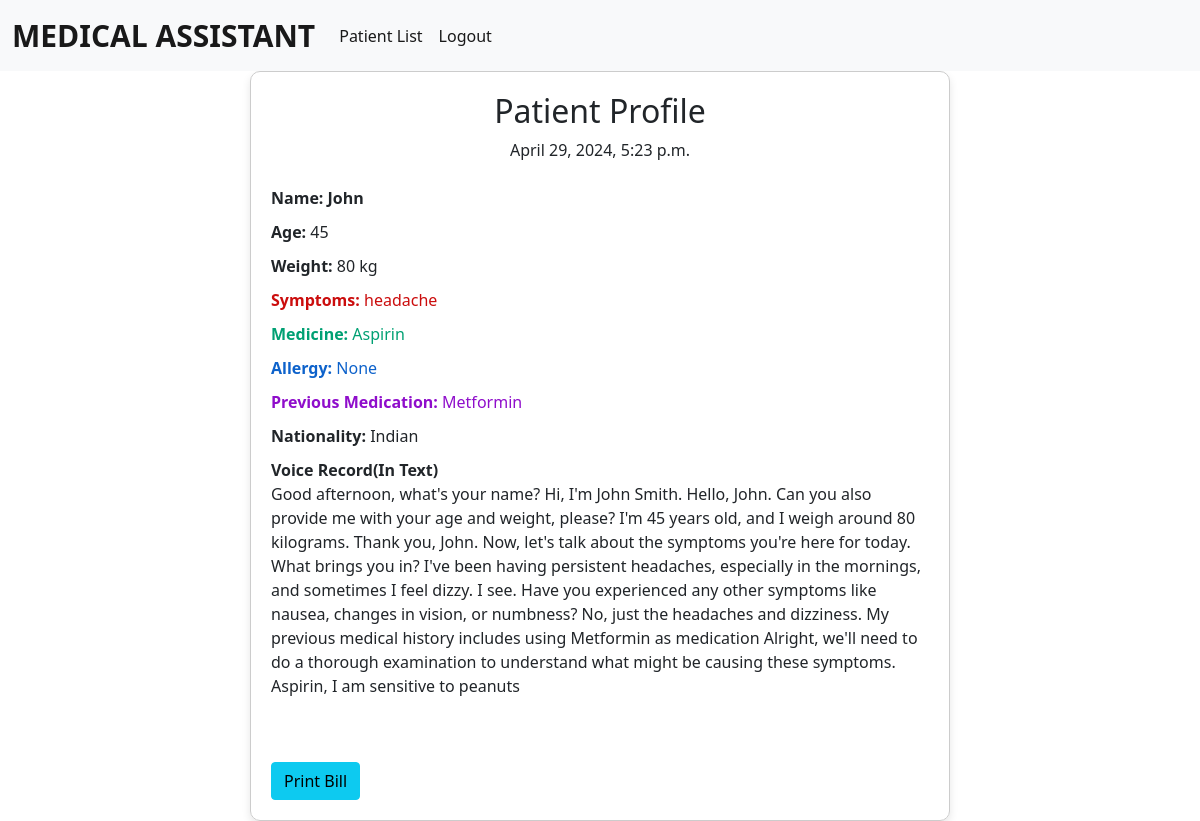
/patientprofile/2, run on the app's committed database.
### app/models.py (models this page shows)
class PatentData(models.Model):
    name = models.CharField(max_length=100, null=True)
    age = models.CharField(max_length=100, null=True)
    medicine = models.CharField(max_length=100, null=True)
    allergy = models.CharField(max_length=100, null=True)
    previous_medication = models.CharField(max_length=100, null=True)
    weight = models.CharField(max_length=100, null=True)
    symptoms = models.TextField(null=True)
    recdata = models.TextField(null=True)
    created_at = models.DateTimeField(auto_now_add=True)

### app/views.py (the view)
# urls.py: path('patientprofile/<int:idd>', views.patientprofile, name='patientprofile'),
def patientprofile(request,idd):
    pdata = PatentData.objects.get(id=idd)
    return render(request, 'patientprofile.html',{"pdata":pdata})

### template/patientprofile.html (shortened to what this page needs)
{% load static %}
<!DOCTYPE html>
<html lang="en">
<head>
    <link href="https://cdn.jsdelivr.net/npm/bootstrap@5.0.2/dist/css/bootstrap.min.css" rel="stylesheet">
</head>
<body>
     <nav class="navbar navbar-expand-lg navbar-light bg-light">
      <div class="container-fluid">
        <a class="navbar-brand" href="#" style="font-weight: bold; font-size: 30px;">MEDICAL ASSISTANT   </a>
        <div class="collapse navbar-collapse" id="navbarSupportedContent">
          <ul class="navbar-nav me-auto mb-2 mb-lg-0">
            <li class="nav-item">
              <a class="nav-link active" aria-current="page" href="{% url 'patientlist' %}">Patient List</a>
            </li>
            <li class="nav-item">
              <a class="nav-link active" aria-current="page" href="{% url 'index' %}">Logout</a>
            </li>
          </ul>
        </div>
      </div>
    </nav>
  <div class="container">
    <div class="profile-card">
      <h2 class="text-center">Patient Profile</h2>
        <p class="text-center  mb-4">{{ pdata.created_at}}</p>
      <div class="profile-field" style="font-weight: bold;">
        <strong>Name:</strong> {{pdata.name}}
      </div>
      <div class="profile-field">
        <strong>Age:</strong> {{pdata.age}}
      </div>
      <div class="profile-field">
        <strong>Weight:</strong> {{pdata.weight}} kg
      </div>
      <div class="profile-field" style="color: rgb(203, 13, 13);">
        <strong>Symptoms:</strong> {{pdata.symptoms}}
      </div>
      <div class="profile-field" style="color: rgb(0, 160, 115);">
        <strong>Medicine:</strong> {{pdata.medicine}}
      </div>
      <div class="profile-field" style="color: rgb(13, 98, 203);">
        <strong>Allergy:</strong> {{pdata.allergy}}
      </div>
      <div class="profile-field" style="color: rgb(143, 13, 203);">
        <strong>Previous Medication:</strong> {{pdata.previous_medication}}
      </div>
      <div class="profile-field">
        <strong>Nationality:</strong> Indian
      </div>
      <div class="profile-field">
        <strong>Voice Record(In Text)</strong>
        <p>
          {{pdata.recdata}}
        </p>
      </div>
      <br><br>
      <button class="btn btn-info" onclick="print()">
        Print Bill
      </button>
    </div>
  </div>
</body>
</html>

### template/patientprofile.html (style rules this page uses)
.profile-card { max-width: 700px; margin: 0 auto; padding: 20px; border: 1px solid #ccc; border-radius: 10px; box-shadow: 0 4px 8px rgba(0, 0, 0, 0.1); }
.profile-field { margin-bottom: 10px; }

### data on the page
PatentData: created_at "April 29, 2024, 5:23 p.m.", name "John", age "45", weight "80", symptoms "headache", medicine "Aspirin", allergy "None", previous_medication "Metformin", recdata "Good afternoon, what's your name? Hi, I'm John Smith. Hello, John. Can you also provide me with your age and weight, please? I'm 45 years old, and I weigh around 80 kilograms. Thank you, John. Now, let's talk about the symptoms you're here for today. What brings you in? I've been having persistent headaches, especially in the mornings, and sometimes I feel dizzy. I see. Have you experienced any other symptoms like nausea, changes in vision, or numbness? No, just the headaches and dizziness. My previous medical history includes using Metformin as medication Alright, we'll need to do a thorough examination to understand what might be causing these symptoms. Aspirin, I am sensitive to peanuts"
